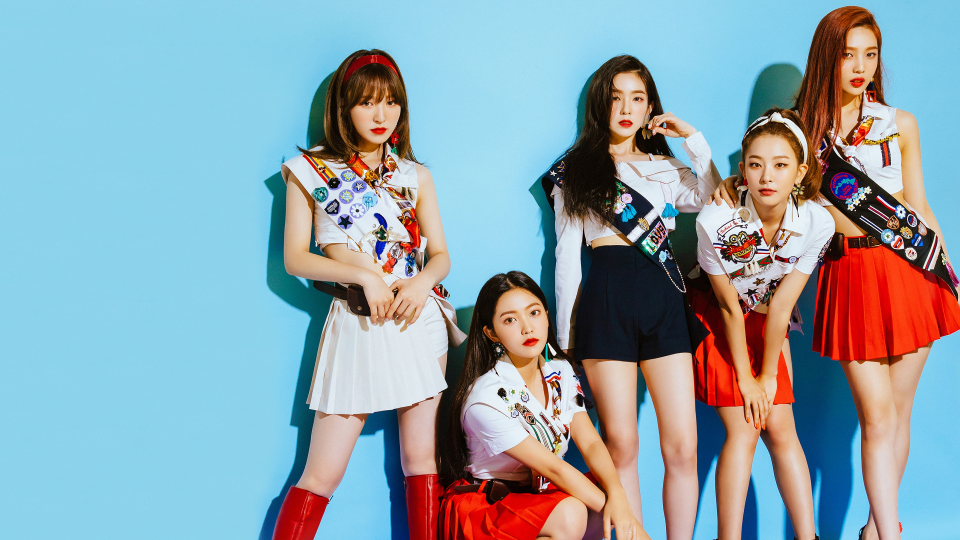
#> input picture assets/redvelvet.jpg, 1920 x 1080 px, found by its file name (shown at 1/2 size)
$ python tutorial2.py
#> lines starting #> are read from the running program, lines starting #| are printed output that depends on the picture; after the words box and inside, x2 and y2 are one past the last pixel; in counts of white or black regions, pixels touching at a corner belong together
import cv2
import random

img = cv2.imread('assets/redvelvet.jpg', -1)
#> img is the input picture: shape (1080, 1920, 3); mean B, G, R 171.7, 162.4, 141

# # if we print the image on open cv it will give us a numpy of the color BGR
# print(img)
# print(img.shape[1]) #it will give us (row, column, channel)


# # change the pixel on image
# for i in range(100,500): #row from 100 to 500
#     for j in range(img.shape[1]): #column
#         img[i][j] = [random.randrange(255), random.randrange(255), random.randrange(255)]


# copying and pasting the part of image
tag = img[100:300, 1100:1400] #take image from row 100 to 300 and column 1100 to 1400 and put into variable tag
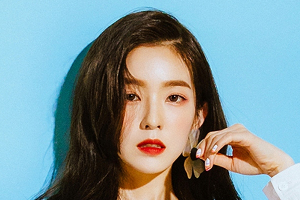
#> tag: shape (200, 300, 3); mean B, G, R 153.5, 150.3, 127.5
img[400:600, 600:900] = tag # replace image in tag to image row/height 400 to 600 and column/width 600 to 900
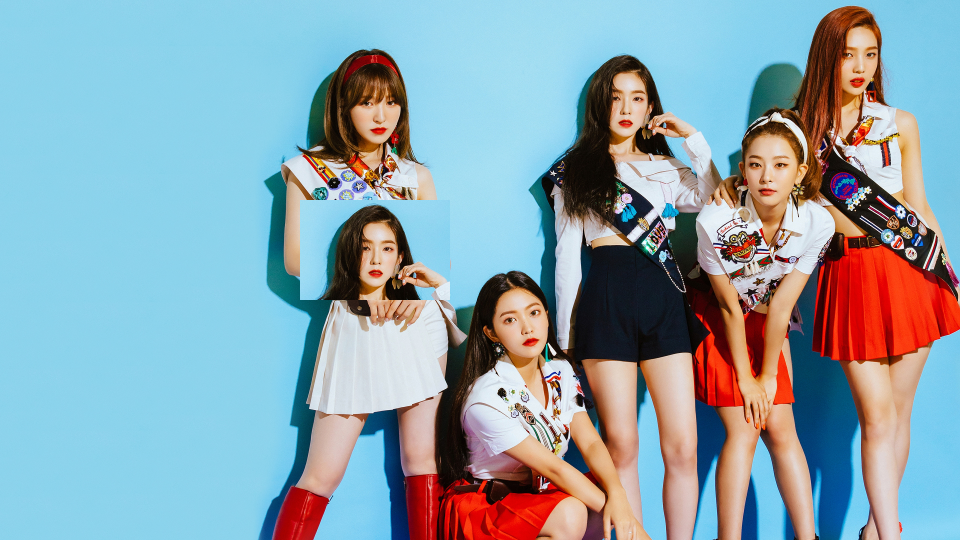
#> img: shape (1080, 1920, 3) (shown at 1/2 size); 2.89% of pixels changed, all inside (x1, y1, x2, y2) = (600, 400, 900, 600)

cv2.imshow("manipulate", img)
cv2.waitKey(0)
cv2.destroyAllWindows()
